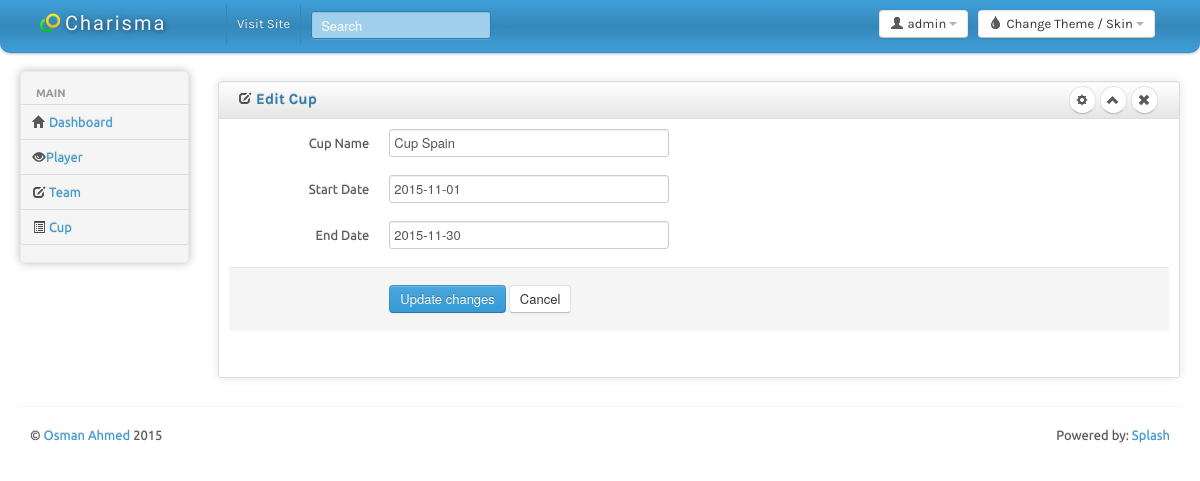
/CupEdit.php?ID=1, run on the app's committed database.
### tables this page shows
CREATE TABLE IF NOT EXISTS `cup` (
  `CupID` int(3) NOT NULL,
  `Name` varchar(300) NOT NULL,
  `Start` date NOT NULL,
  `End` date NOT NULL
);

### CupEdit.php (the view, shortened to what this page needs)
<?
$CupID = $_GET[ID];
?>
<!DOCTYPE html>
<html lang="en">
<head>
	<link id="bs-css" href="css/bootstrap-cerulean.css" rel="stylesheet">
	<link href="css/bootstrap-responsive.css" rel="stylesheet">
	<link href="css/charisma-app.css" rel="stylesheet">
	<link href="css/jquery-ui-1.8.21.custom.css" rel="stylesheet">
	<link href='css/fullcalendar.css' rel='stylesheet'>
	<link href='css/fullcalendar.print.css' rel='stylesheet'  media='print'>
	<link href='css/chosen.css' rel='stylesheet'>
	<link href='css/uniform.default.css' rel='stylesheet'>
	<link href='css/colorbox.css' rel='stylesheet'>
	<link href='css/jquery.cleditor.css' rel='stylesheet'>
	<link href='css/jquery.noty.css' rel='stylesheet'>
	<link href='css/noty_theme_default.css' rel='stylesheet'>
	<link href='css/elfinder.min.css' rel='stylesheet'>
	<link href='css/elfinder.theme.css' rel='stylesheet'>
	<link href='css/jquery.iphone.toggle.css' rel='stylesheet'>
	<link href='css/opa-icons.css' rel='stylesheet'>
	<link href='css/uploadify.css' rel='stylesheet'>
</head>
<body>
	<div class="navbar">
		<div class="navbar-inner">
			<div class="container-fluid">
				<a class="brand" href="index.html"> <img alt="Charisma Logo" src="img/logo20.png" /> <span>Charisma</span></a>
				<div class="btn-group pull-right theme-container" >
					<a class="btn dropdown-toggle" data-toggle="dropdown" href="#">
						<i class="icon-tint"></i><span class="hidden-phone"> Change Theme / Skin</span>
						<span class="caret"></span>
					</a>
				</div>
				<div class="btn-group pull-right" >
					<a class="btn dropdown-toggle" data-toggle="dropdown" href="#">
						<i class="icon-user"></i><span class="hidden-phone"> admin</span>
						<span class="caret"></span>
					</a>
				</div>
				<div class="top-nav nav-collapse">
					<ul class="nav">
						<li><a href="#">Visit Site</a></li>
						<li>
							<form class="navbar-search pull-left">
								<input placeholder="Search" class="search-query span2" name="query" type="text">
							</form>
						</li>
					</ul>
				</div>
			</div>
		</div>
	</div>
		<div class="container-fluid">
		<div class="row-fluid">
			<div class="span2 main-menu-span">
				<div class="well nav-collapse sidebar-nav">
        <? require_once "rightmenu.php"; ?>
				</div>
			</div>
                <div id="content" class="span10">
<div class="row-fluid sortable">
				<div class="box span12">
					<div class="box-header well" data-original-title>
						<h2><i class="icon-edit"></i> Edit Cup</h2>
						<div class="box-icon">
							<a href="#" class="btn btn-setting btn-round"><i class="icon-cog"></i></a>
							<a href="#" class="btn btn-minimize btn-round"><i class="icon-chevron-up"></i></a>
							<a href="#" class="btn btn-close btn-round"><i class="icon-remove"></i></a>
						</div>
					</div>
					<div class="box-content">
                    <?
                    $GetCup = mysql_query("SELECT cup.CupID, cup.Name, cup.Start, cup.End FROM cup where cup.CupID=$CupID ");
					$GetCupFetch = mysql_fetch_array($GetCup);
					?>
						<form class="form-horizontal" action="UpdateCup.php" method="post">
							<fieldset>
							  <div class="control-group">
								<label class="control-label" >Cup Name</label>
								<div class="controls">
								  <input class="input-xlarge " id="Name" name="Name" type="text" value="<? echo $GetCupFetch[Name]; ?>">
								</div>
							  </div>
							  <div class="control-group">
							  <label class="control-label" for="date01">Start Date</label>
							  <div class="controls">
								<input type="text" class="input-xlarge " id="Start" name="Start" value="<? echo $GetCupFetch[Start]; ?>">
							  </div>
							</div>
                            <div class="control-group">
							  <label class="control-label" for="date01">End Date</label>
							  <div class="controls">
								<input type="text" class="input-xlarge " id="End" name="End" value="<? echo $GetCupFetch[End]; ?>">
							  </div>
							</div>
							  <div class="form-actions">
								<button type="submit" class="btn btn-primary">Update changes</button>
								<a href="cup.php"><button class="btn" type="button">Cancel</button></a>
							  </div>
							</fieldset>
						  </form>
					</div>
				</div>
			</div>
                </div>
			</div>
		<hr>
		<footer>
			<p class="pull-left">&copy; <a href="#">Osman Ahmed</a> 2015</p>
			<p class="pull-right">Powered by: <a href="#">Splash</a></p>
		</footer>
	</div>
</body>
</html>

### css/charisma-app.css (style rules this page uses)
.box { border: 1px solid #DEDEDE; border-radius:3px; -webkit-border-radius:3px; -moz-border-radius:3px; margin-top: 10px; margin-bottom: 10px ; box-shadow: 0 0 10px rgba(189, 189, 189, 0.4); -webkit-box-shadow: 0 0 10px rgba(189, 189, 189, 0.4); -moz-box-shadow: 0 0 10px rgba(189, 189, 189, 0.4); }
.box-header { border:none; padding-top:5px; border-bottom: 1px solid #DEDEDE; border-radius:3px 3px 0 0; -webkit-border-radius:3px 3px 0 0; -moz-border-radius:3px 3px 0 0; height:12px; min-height:12px; margin-bottom: 0; cursor:move; font-weight:bold; font-size:16px; background: -moz-linear-gradient(top, rgba(255,255,255,0) 0%, rgba(0,0,0,0.1) 100%); background: -webkit-gradient(linear, left top, left bottom, color-stop(0%,rgba(255,255,255,0)), color-stop(100%,rgba(0,0,0,0.1))); background: -webkit-linear-gradient(top, rgba(255,255,255,0) 0%,rgba(0,0,0,0.1) 100%); background: -o-linear-gradient(top, rgba(255,255,255,0) 0%,rgba(0,0,0,0.1) 100%); background: -ms-linear-gradient(top, rgba(255,255,255,0) 0%,rgba(0,0,0,0.1) 100%); background: linear-gradient(to bottom, rgba(255,255,255,0) 0%,rgba(0,0,0,0.1) 100%); filter: progid:DXImageTransform.Microsoft.gradient( startColorstr='#00ffffff', endColorstr='#1a000000',GradientType=0 ); }
.box-header h2 { font-size:15px; width:auto; clear:none; float:left; line-height:25px; white-space: nowrap; }
.box-header h2 > i { margin-top:1px; }
.box-icon { float:right; }
.box-icon a { clear:none; float:left; margin:0 2px; height: 18px; width:5px; margin-top: -1px; }
.box-icon a i { margin-left:-4.5px; }
.box-content { padding:10px; }
.btn-round { border-radius: 40px; -webkit-border-radius: 40px; -moz-border-radius: 40px; font-size:12px; padding-top:4px; }
footer { clear:both; }
footer .pull-right { float:right; margin-right:10px; }
footer .pull-left { float:left; margin-left:10px; }
.sidebar-nav { min-height:0; box-shadow: 0 0 10px #BDBDBD; -webkit-box-shadow: 0 0 10px #BDBDBD; -moz-box-shadow: 0 0 10px #BDBDBD; border-radius: 5px; -webkit-border-radius: 5px; -moz-border-radius: 5px; margin-bottom: 0; padding-bottom:0; }
.brand { font-family: 'Shojumaru', cursive, Arial, serif; letter-spacing:2px; text-shadow:1px 1px 5px rgba(0, 0, 0, 0.5); width:166px; }
.brand img { float:left; height:20px; width:20px; margin-right:5px; }
.brand span { float:left; }
.navbar-search { margin-left:10px; }
.navbar-inner { border-radius:0 0 10px 10px; -webkit-border-radius:0 0 10px 10px; -moz-border-radius:0 0 10px 10px; padding-top:5px; padding-bottom:5px; }
.pull-left { float:left !important; }
.pull-right { float:right !important; }

### CupEdit.php (style rules this page uses)
body { padding-bottom: 40px; }
.sidebar-nav { padding: 9px 0; }

### data on the page
cup: Name "Cup Spain", Start "2015-11-01", End "2015-11-30"
